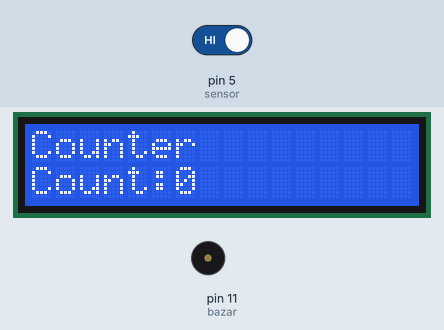
Bench run of a sketch on a simulated Arduino Uno, built with avr-gcc and run on an emulated ATmega328P. On the bench: 16×2 character LCD, buzzer (waves = sounding). The inputs (shaded band) are chosen by the test bench; at power-on: pin 5 (sensor) HIGH.

Above: at 1.8 s.
1.9 s: pin 5 (sensor) driven LOW
At 2.92 s:
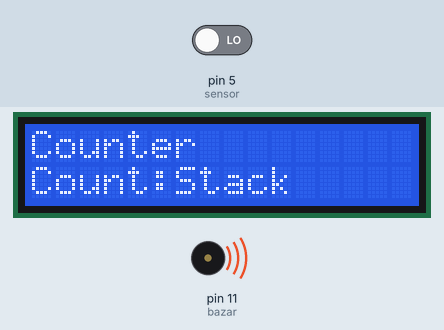
4.6 s: pin 5 (sensor) driven HIGH
At 5.5 s:
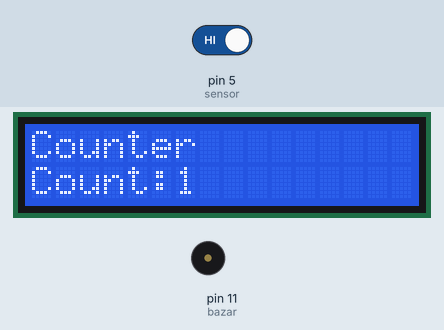
Timing chart, 0 to 7.6 s (numbered marks = the images above; inputs shaded):
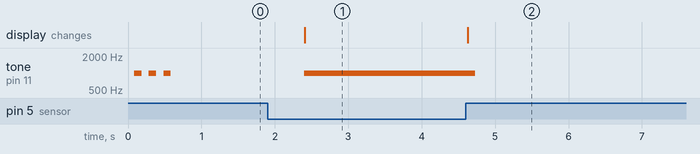

The sketch:

Automatic_Counter.ino
```cpp
#include <Wire.h>
#include <LiquidCrystal_I2C.h>
LiquidCrystal_I2C lcd(0x27, 16, 2);
int bazar=11,sensor=5,result;
void show (String fl, String sl)
{
  lcd.clear();
  tone(bazar,1000);
  delay(100);
  noTone(bazar);
  lcd.print (fl);
  lcd.setCursor(0,1);
  lcd.print (sl);
  delay(1500);
}
void setup()
{
  lcd.init();
  lcd.backlight();
  lcd.clear();

//  show ("Project Name:", "Auto Counter");
//  show ("Course: CSC 439", "Section: D");
//  show ("Team Members: 3", "");
//  show ("A.M. Jahid Hassan", "ID: 20203020");
//  show ("Rabaka Remo", "ID: 20203037");
//  show ("Arif Mahmud", "ID: 20203030");
//  show ("Let's begain", "The Counting.");

  lcd.clear();
  lcd.print ("Counter");
  lcd.setCursor(0,1);
  lcd.print ("Count:");
  pinMode(sensor,INPUT);
  pinMode(bazar,OUTPUT);
  result=0;
  lcd.setCursor(6,1);
  lcd.print (result);

  for (int i=0; i<3; i++)
    {
      tone(bazar,1000);
      delay(100);
      noTone(bazar);
      delay(100);
    }
}

void loop()
{
 bool i=digitalRead(sensor);
 if(i==0)
 {
  delay(500);
  i=digitalRead(sensor);
  if(i==0)
  {
    while (i==0)
    {
      tone(bazar,1000);
      lcd.setCursor(6,1);
      lcd.print ("Stack");
      delay(100);
      noTone(bazar);
      i=digitalRead(sensor);
    }
  }
  result++;
  tone(bazar,1000);
  lcd.setCursor(6,1);
  lcd.print (result);
  lcd.print ("           ");
  delay(100);
  noTone(bazar);
 }
}
```

Measured:
- after the input at 1.9 s, tone on pin 11 (bazar): silent → 1000 Hz after 0.50 s; the display: changes after 0.51 s (image 1)
- after the input at 4.6 s, tone on pin 11 (bazar): 1000 Hz → silent after 0.13 s; the display: changes at once (image 2)
